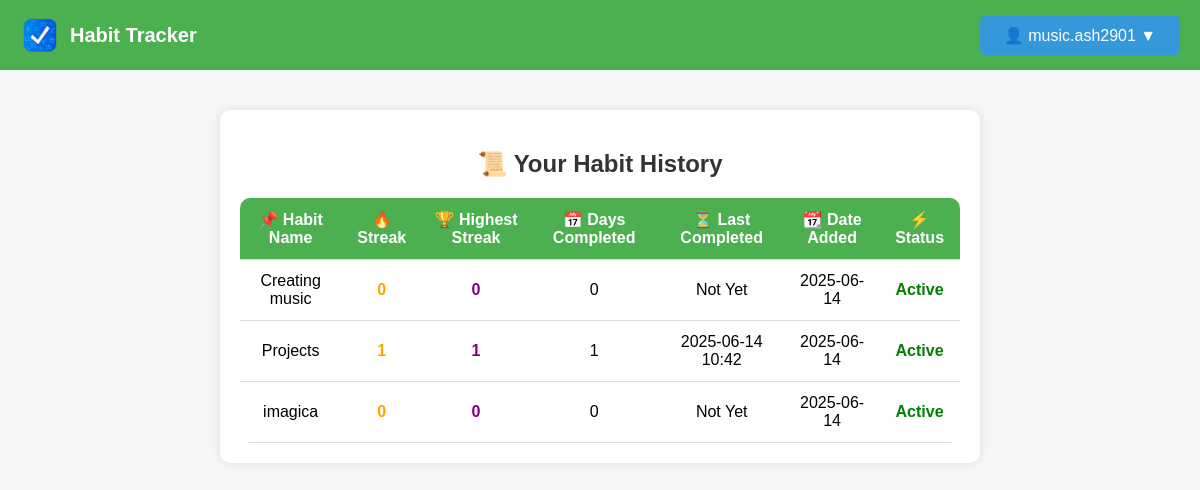
The page /habit-history (signed in) on the database as committed earlier.
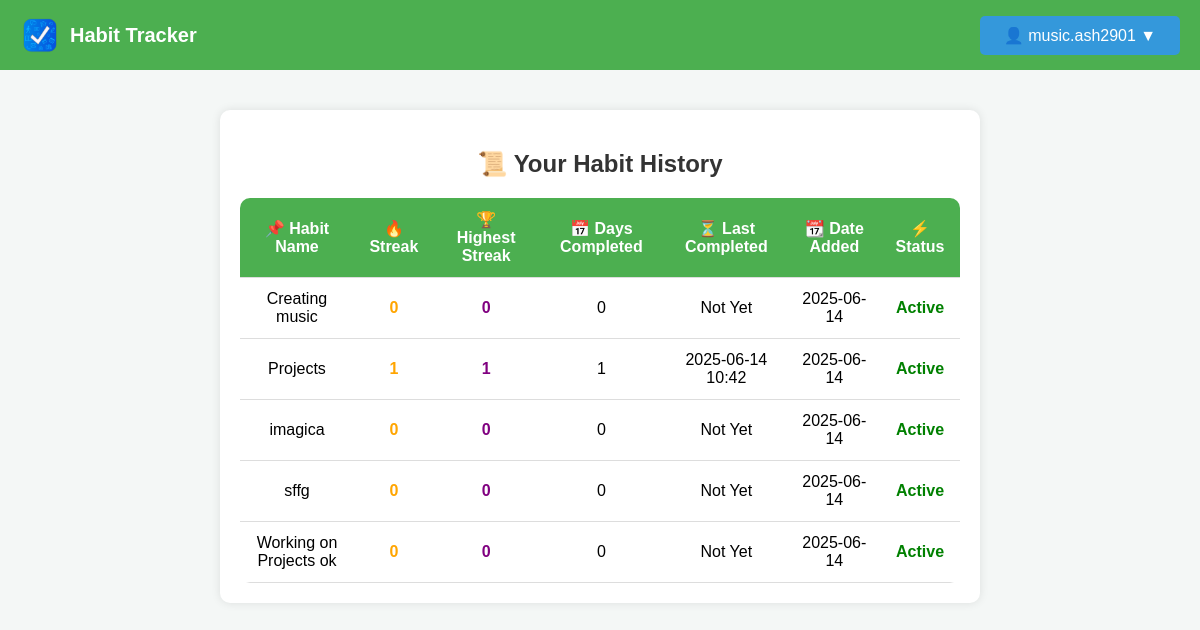
The same page on the database as committed later.
### models.py (models this page shows, shortened)
class Activity(db.Model):
    id = db.Column(db.Integer, primary_key=True)
    name = db.Column(db.String(120), nullable=False)
    user_id = db.Column(db.Integer, db.ForeignKey('user.id'), nullable=False)
    streak = db.Column(db.Integer, default=0)
    highest_streak = db.Column(db.Integer, default=0)
    days_completed = db.Column(db.Integer, default=0)
    last_completed = db.Column(db.DateTime, default=None)
    date_added = db.Column(db.Date, default=datetime.utcnow)
    status = db.Column(db.String(10), default='active')
    reminder_time = db.Column(db.Time, nullable=True)

### routes.py (the view)
@main_bp.route('/habit-history')
def habit_history():
    if 'user_id' not in session:
        flash("Please log in to view your habit history.", "danger")
        return redirect(url_for('main.login'))
    user_id = session['user_id']
    habits = Activity.query.filter_by(user_id=user_id).all()
    return render_template('habit_history.html', habits=habits)

### templates/habit_history.html (shortened to what this page needs)
<!DOCTYPE html>
<html lang="en">
<head>
    <link rel="stylesheet" href="{{ url_for('static', filename='styles.css') }}">
</head>
<body>
    <nav class="navbar">
        <div class="logo">
          <img
            src="{{ url_for('static', filename='logo.png') }}"
            alt="Habit Tracker Logo"
          />
          <span class="app-name">Habit Tracker</span>
        </div>
        <div class="nav-buttons">
          <div class="dropdown">
            <button class="dropbtn">👤 {{ session['username'] }} ▼</button>
          </div>
        </div>
      </nav>
    <div class="container">
        <h2>📜 Your Habit History</h2>
        {% if habits %}
        <table>
            <thead>
                <tr>
                    <th>📌 Habit Name</th>
                    <th>🔥 Streak</th>
                    <th>🏆 Highest Streak</th>
                    <th>📅 Days Completed</th>
                    <th>⏳ Last Completed</th>
                    <th>📆 Date Added</th>
                    <th>⚡ Status</th>
                </tr>
            </thead>
            <tbody>
                {% for habit in habits %}
                <tr>
                    <td>{{ habit.name }}</td>
                    <td class="streak-fire">{{ habit.streak }}</td>
                    <td class="highest-streak">{{ habit.highest_streak }}</td>
                    <td>{{ habit.days_completed }}</td>
                    <td>{{ habit.last_completed.strftime('%Y-%m-%d %H:%M') if habit.last_completed else 'Not Yet' }}</td>
                    <td>{{ habit.date_added.strftime('%Y-%m-%d') }}</td>
                    <td class="{{ 'status-active' if habit.status == 'active' else 'status-deleted' }}">
                        {{ habit.status.capitalize() }}
                    </td>
                </tr>
                {% endfor %}
            </tbody>
        </table>
        {% else %}
        <p class="no-habits">😕 No habits found. Start tracking your progress today!</p>
        {% endif %}
    </div>
</body>
</html>

### static/styles.css (style rules this page uses)
body { margin: 0; padding: 0; font-family: Arial, sans-serif; background-color: #f4f4f4; }
.navbar { display: flex; justify-content: space-between; align-items: center; background-color: #4CAF50; padding: 15px 20px; color: white; }
.logo { display: flex; align-items: center; }
.logo img { width: 40px; height: 40px; margin-right: 10px; }
.app-name { font-size: 20px; font-weight: bold; }
.dropbtn { background-color: #3498db; color: white; padding: 10px 16px; font-size: 16px; border: none; cursor: pointer; border-radius: 5px; }
.dropdown { position: relative; display: inline-block; }
.container { width: 60%; margin: 20px auto; padding: 20px; background: white; box-shadow: 0px 4px 6px rgba(0, 0, 0, 0.1); border-radius: 10px; }
h2 { color: #333; margin-bottom: 15px; }
button { padding: 8px 12px; width: 200px; border: none; border-radius: 5px; font-size: 14px; cursor: pointer; transition: 0.3s ease-in-out; }

### templates/habit_history.html (style rules this page uses)
body { font-family: Arial, sans-serif; background-color: #f4f7f6; margin: 0; padding: 0; }
.container { max-width: 1000px; margin: 40px auto; background: #fff; padding: 20px; border-radius: 10px; box-shadow: 0 0 10px rgba(0, 0, 0, 0.1); }
h2 { text-align: center; color: #333; margin-bottom: 20px; }
.navbar { display: flex; justify-content: space-between; align-items: center; background: #4CAF50; padding: 15px 20px; }
.navbar .logo { display: flex; align-items: center; }
.navbar .logo img { height: 40px; margin-right: 10px; }
.navbar .app-name { font-size: 20px; font-weight: bold; color: white; }
table { width: 100%; border-collapse: collapse; background: white; border-radius: 10px; overflow: hidden; }
th, td { padding: 12px; text-align: center; border-bottom: 1px solid #ddd; }
th { background: #4CAF50; color: white; }
.status-active { color: green; font-weight: bold; }
.streak-fire { color: orange; font-weight: bold; }
.highest-streak { color: purple; font-weight: bold; }

Rows that differ between the two databases and show on the page:
added Activity: name "sffg", streak "0", highest_streak "0", days_completed "0", last_completed "Not Yet", date_added "2025-06-14", status "Active"
added Activity: name "Working on Projects ok", streak "0", highest_streak "0", days_completed "0", last_completed "Not Yet", date_added "2025-06-14", status "Active"
